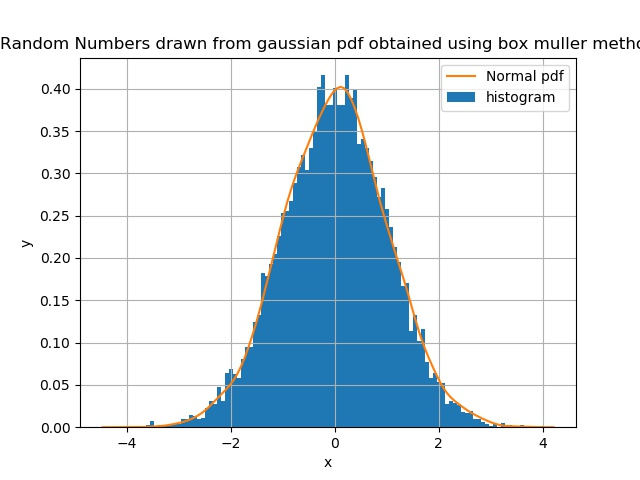

This chart was generated by the following Python code:
import numpy as np
import matplotlib.pyplot as plt
import seaborn as sns
n=10000
np.random.seed(0)
x1=np.random.rand(n)
np.random.seed(2)
x2=np.random.rand(n)

y1=np.sqrt(-2*np.log(x1))*np.cos(2*np.pi*x2)
y2=np.sqrt(-2*np.log(x1))*np.sin(2*np.pi*x2)

plt.title("Random Numbers drawn from gaussian pdf obtained using box muller method")
plt.hist(y1,density=True,bins=100,label="histogram")
sns.distplot(np.random.normal(size=10000), hist=False,label="Normal pdf")
plt.xlabel("x")
plt.ylabel("y")
plt.legend()
plt.grid(True)
plt.savefig("p5.jpg")
plt.show()



